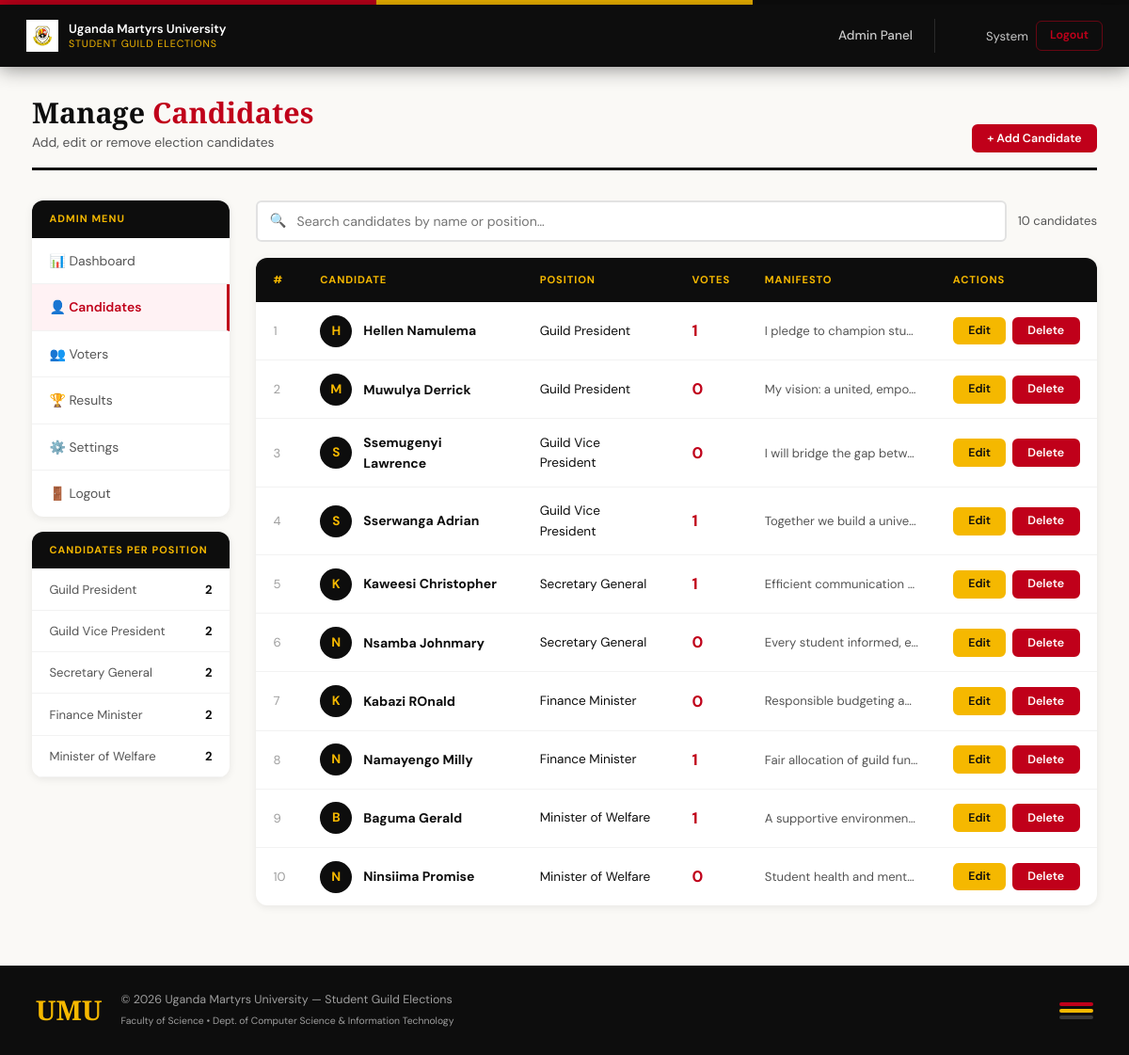
The app's page /admin/candidates.php (signed in) with its own data.
### tables this page shows
CREATE TABLE IF NOT EXISTS `positions` (
  `id` int UNSIGNED NOT NULL AUTO_INCREMENT,
  `title` varchar(100) NOT NULL,
  `display_order` tinyint UNSIGNED NOT NULL DEFAULT '0',
  PRIMARY KEY (`id`)
);

CREATE TABLE IF NOT EXISTS `candidates` (
  `id` int UNSIGNED NOT NULL AUTO_INCREMENT,
  `position_id` int UNSIGNED NOT NULL,
  `full_name` varchar(120) NOT NULL,
  `manifesto` text,
  `photo_path` varchar(255) DEFAULT NULL,
  `vote_count` int UNSIGNED NOT NULL DEFAULT '0',
  `created_at` timestamp NOT NULL DEFAULT CURRENT_TIMESTAMP,
  PRIMARY KEY (`id`),
  KEY `position_id` (`position_id`)
);

### config.php (called while the page is built, shortened)
<?php
function db(): PDO {
    static $pdo = null;
    if ($pdo !== null) return $pdo;
    $dsn = 'mysql:host='.DB_HOST.';dbname='.DB_NAME.';charset='.DB_CHARSET;
    try {
        $pdo = new PDO($dsn, DB_USER, DB_PASS, [
            PDO::ATTR_ERRMODE            => PDO::ERRMODE_EXCEPTION,
            PDO::ATTR_DEFAULT_FETCH_MODE => PDO::FETCH_ASSOC,
            PDO::ATTR_EMULATE_PREPARES   => false,
        ]);
    } catch (PDOException $ex) {
        http_response_code(500);
        die('<div style="font-family:monospace;background:#fff0f2;color:#c00;padding:24px;'
          . 'border-left:5px solid #c00;max-width:700px;margin:40px auto">'
          . '<strong>Database connection failed.</strong><br><br>'
          . htmlspecialchars($ex->getMessage())
          . '<br><br>Please edit <strong>config.php</strong> and set the correct '
          . 'DB_HOST, DB_USER, DB_PASS, DB_NAME values.</div>');
    }
    return $pdo;
}
function e(string $s): string {
    return htmlspecialchars($s, ENT_QUOTES | ENT_SUBSTITUTE, 'UTF-8');
}

### admin/candidates.php (the view, shortened to what this page needs)
<?php
require_once __DIR__ . '/../config.php';
$positions = db()->query('SELECT * FROM positions ORDER BY display_order')->fetchAll();
$candidates = db()->query(
    'SELECT c.*, p.title AS position_title
     FROM candidates c
     JOIN positions p ON c.position_id = p.id
     ORDER BY p.display_order, c.full_name'
)->fetchAll();
include __DIR__ . '/../includes/header.php';
?>
<div class="page-wrap">
  <div class="page-header">
    <div>
      <h1>Manage <span>Candidates</span></h1>
      <div class="page-subtitle">Add, edit or remove election candidates</div>
    </div>
    <button class="btn btn-primary btn-sm" data-modal-open="addCandidateModal">
      + Add Candidate
    </button>
  </div>
  <div class="admin-layout">
    <aside class="admin-sidebar">
      <nav class="sidebar-nav">
        <div class="sidebar-nav-header">Admin Menu</div>
        <a href="dashboard.php"  class="sidebar-nav-link">📊 Dashboard</a>
        <a href="candidates.php" class="sidebar-nav-link active">👤 Candidates</a>
        <a href="users.php"      class="sidebar-nav-link">👥 Voters</a>
        <a href="results.php"    class="sidebar-nav-link">🏆 Results</a>
        <a href="settings.php"   class="sidebar-nav-link">⚙️ Settings</a>
        <a href="../logout.php"  class="sidebar-nav-link">🚪 Logout</a>
      </nav>
      <div style="background:var(--white);border-radius:var(--radius-md);
                  box-shadow:var(--shadow-sm);overflow:hidden">
        <div style="background:var(--black);color:var(--yellow);font-size:.68rem;
                    font-weight:700;text-transform:uppercase;letter-spacing:.1em;
                    padding:.7rem 1.15rem">
          Candidates Per Position
        </div>
        <?php foreach ($positions as $p):
          $cnt = db()->prepare('SELECT COUNT(*) FROM candidates WHERE position_id=?');
          $cnt->execute([$p['id']]);
          $c = (int)$cnt->fetchColumn();
        ?>
        <div style="display:flex;justify-content:space-between;align-items:center;
                    padding:.7rem 1.15rem;border-bottom:1px solid var(--grey-100);
                    font-size:.82rem;">
          <span style="color:var(--grey-600)"><?= e($p['title']) ?></span>
          <strong style="color:<?= $c > 0 ? 'var(--black)' : 'var(--grey-300)' ?>"><?= $c ?></strong>
        </div>
        <?php endforeach; ?>
      </div>
    </aside>
    <div class="admin-main">
      <div class="search-bar">
        <div class="search-input-wrap">
          <span class="search-icon">🔍</span>
          <input type="text" id="tableSearch" class="search-input"
            placeholder="Search candidates by name or position…" />
        </div>
        <span style="font-size:.82rem;color:var(--grey-600)">
          <?= count($candidates) ?> candidate<?= count($candidates) !== 1 ? 's' : '' ?>
        </span>
      </div>
      <div class="data-table-wrap">
        <table class="data-table">
          <thead>
            <tr>
              <th>#</th>
              <th>Candidate</th>
              <th>Position</th>
              <th>Votes</th>
              <th>Manifesto</th>
              <th>Actions</th>
            </tr>
          </thead>
          <tbody>
            <?php foreach ($candidates as $i => $c): ?>
            <tr data-search-row>
              <td style="color:var(--grey-400);font-size:.82rem"><?= $i + 1 ?></td>
              <td>
                <div style="display:flex;align-items:center;gap:.75rem">
                  <div style="width:34px;height:34px;border-radius:50%;background:var(--black);
                              color:var(--yellow);display:flex;align-items:center;
                              justify-content:center;font-weight:700;font-size:.85rem;flex-shrink:0">
                    <?= strtoupper(substr($c['full_name'], 0, 1)) ?>
                  </div>
                  <strong><?= e($c['full_name']) ?></strong>
                </div>
              </td>
              <td style="font-size:.85rem"><?= e($c['position_title']) ?></td>
              <td>
                <strong style="color:var(--red);font-size:1.05rem"><?= $c['vote_count'] ?></strong>
              </td>
              <td style="max-width:200px;overflow:hidden;text-overflow:ellipsis;
                         white-space:nowrap;font-size:.82rem;color:var(--grey-600)">
                <?= $c['manifesto'] ? e($c['manifesto']) : '<em style="color:var(--grey-300)">—</em>' ?>
              </td>
              <td>
                <div style="display:flex;gap:.4rem">
                  <button class="btn btn-yellow btn-sm"
                    data-edit-candidate="<?= $c['id'] ?>"
                    data-name="<?= e($c['full_name']) ?>"
                    data-position="<?= $c['position_id'] ?>"
                    data-manifesto="<?= e($c['manifesto'] ?? '') ?>">
                    Edit
                  </button>
                  <form method="POST" action="candidates.php" style="display:inline">
                    <button type="submit" class="btn btn-danger btn-sm"
                      data-confirm="Delete candidate <?= e($c['full_name']) ?>? This cannot be undone.">
                      Delete
                    </button>
                  </form>
                </div>
              </td>
            </tr>
            <?php endforeach; ?>
          </tbody>
        </table>
      </div>
    </div>
  </div>
</div>
<?php include __DIR__ . '/../includes/footer.php'; ?>

### assets/style.css (style rules this page uses)
:root { --black: #0d0d0d; --red: #c0001a; --red-dark: #8a0012; --red-light: #fff2f4; --yellow: #f5b800; --yellow-dk: #c99400; --white: #ffffff; --off-white: #faf9f6; --grey-50: #f9f9f9; --grey-100: #f2f2f2; --grey-200: #e2e2e2; --grey-300: #c8c8c8; --grey-400: #9e9e9e; --grey-600: #555; --green: #1a7a3c; --green-bg: #edfaf3; --font-display: 'Playfair Display', Georgia, serif; --font-body: 'DM Sans', 'Segoe UI', Arial, sans-serif; --radius-sm: 6px; --radius-md: 12px; --radius-lg: 20px; --shadow-sm: 0 2px 8px rgba(0,0,0,.08); --shadow-md: 0 6px 24px rgba(0,0,0,.13); --shadow-lg: 0 16px 48px rgba(0,0,0,.18); --ease: .22s ease; }
*,*::before,*::after { box-sizing:border-box; margin:0; padding:0; }
html { scroll-behavior:smooth; font-size:16px; }
body { font-family: var(--font-body); background: var(--off-white); color: var(--black); min-height: 100vh; display: flex; flex-direction: column; line-height: 1.6; }
a { color:inherit; text-decoration:none; }
button { cursor:pointer; font-family:inherit; }
input,select,textarea { font-family:inherit; }
.page-wrap { flex: 1; width: 100%; max-width: 1180px; margin: 0 auto; padding: 2rem 1.5rem 4rem; }
.page-header { display: flex; align-items: flex-end; justify-content: space-between; flex-wrap: wrap; gap: 1rem; padding-bottom: 1rem; margin-bottom: 2rem; border-bottom: 3px solid var(--black); }
.page-header h1 { font-family: var(--font-display); font-size: 1.9rem; font-weight: 900; line-height: 1.1; }
.page-header h1 span { color: var(--red); }
.page-subtitle { font-size: .87rem; color: var(--grey-600); margin-top: .2rem; }
.btn { display: inline-flex; align-items: center; justify-content: center; gap: .45rem; padding: .78rem 1.6rem; border-radius: var(--radius-sm); font-size: .88rem; font-weight: 600; border: 2px solid transparent; transition: background var(--ease), transform var(--ease), box-shadow var(--ease), border-color var(--ease), color var(--ease); white-space: nowrap; text-align: center; line-height: 1; cursor: pointer; vertical-align: middle; }
.btn-primary { background:var(--red); color:var(--white); border-color:var(--red); }
.btn-yellow { background:var(--yellow); color:var(--black); border-color:var(--yellow); }
.btn-danger { background:var(--red); color:var(--white); border-color:var(--red); }
.btn-sm { padding:.42rem .9rem; font-size:.78rem; }
.admin-layout { display: flex; gap: 1.75rem; align-items: flex-start; }
.admin-sidebar { width: 210px; flex-shrink: 0; position: sticky; top: 82px; }
.admin-main { flex:1; min-width:0; }
.sidebar-nav { background: var(--white); border-radius: var(--radius-md); box-shadow: var(--shadow-sm); overflow: hidden; margin-bottom: 1rem; }
.sidebar-nav-header { background: var(--black); color: var(--yellow); font-size: .68rem; font-weight: 700; text-transform: uppercase; letter-spacing: .1em; padding: .7rem 1.15rem; }
.sidebar-nav-link { display: flex; align-items: center; gap: .65rem; padding: .82rem 1.15rem; font-size: .87rem; color: var(--grey-600); border-bottom: 1px solid var(--grey-100); transition: var(--ease); }
.sidebar-nav-link:last-child { border-bottom:none; }
.sidebar-nav-link.active { background:var(--red-light); color:var(--red); font-weight:600; border-right:3px solid var(--red); }
.data-table-wrap { background: var(--white); border-radius: var(--radius-md); box-shadow: var(--shadow-sm); overflow: hidden; }
.data-table { width: 100%; border-collapse: collapse; font-size: .875rem; }
.data-table thead th { background: var(--black); color: var(--yellow); font-size: .7rem; font-weight: 700; text-transform: uppercase; letter-spacing: .08em; padding: .9rem 1.15rem; text-align: left; white-space: nowrap; }
.data-table tbody td { padding: .85rem 1.15rem; border-bottom: 1px solid var(--grey-100); vertical-align: middle; }
.data-table tbody tr:last-child td { border-bottom:none; }
.search-bar { display: flex; align-items: center; gap: .75rem; flex-wrap: wrap; margin-bottom: 1.1rem; }
.search-input-wrap { position: relative; flex: 1; min-width: 200px; }
.search-icon { position: absolute; left: .9rem; top: 50%; transform: translateY(-50%); font-size: .9rem; pointer-events: none; color: var(--grey-400); }
.search-input { width: 100%; padding: .68rem .9rem .68rem 2.6rem; border: 2px solid var(--grey-200); border-radius: var(--radius-sm); font-size: .88rem; background: var(--white); outline: none; transition: border-color var(--ease), box-shadow var(--ease); }

### records on screen
positions: title "Guild President", c "2"
positions: title "Guild Vice President", c "2"
positions: title "Secretary General", c "2"
positions: title "Finance Minister", c "2"
positions: title "Minister of Welfare", c "2"
candidates: full_name "H", full_name "Hellen Namulema", position.title "Guild President", vote_count "1", manifesto "I pledge to champion stu…"
candidates: full_name "M", full_name "Muwulya Derrick", position.title "Guild President", vote_count "0", manifesto "My vision: a united, empo…"
candidates: full_name "S", full_name "Ssemugenyi Lawrence", position.title "Guild Vice President", vote_count "0", manifesto "I will bridge the gap betw…"
candidates: full_name "S", full_name "Sserwanga Adrian", position.title "Guild Vice President", vote_count "1", manifesto "Together we build a unive…"
candidates: full_name "K", full_name "Kaweesi Christopher", position.title "Secretary General", vote_count "1", manifesto "Efficient communication…"
candidates: full_name "N", full_name "Nsamba Johnmary", position.title "Secretary General", vote_count "0", manifesto "Every student informed, e…"
candidates: full_name "K", full_name "Kabazi ROnald", position.title "Finance Minister", vote_count "0", manifesto "Responsible budgeting a…"
candidates: full_name "N", full_name "Namayengo Milly", position.title "Finance Minister", vote_count "1", manifesto "Fair allocation of guild fun…"
candidates: full_name "B", full_name "Baguma Gerald", position.title "Minister of Welfare", vote_count "1", manifesto "A supportive environmen…"
candidates: full_name "N", full_name "Ninsiima Promise", position.title "Minister of Welfare", vote_count "0", manifesto "Student health and ment…"

### other values on screen
explode(' ', $u['name'])[0] "System"
count($candidates) "10"
